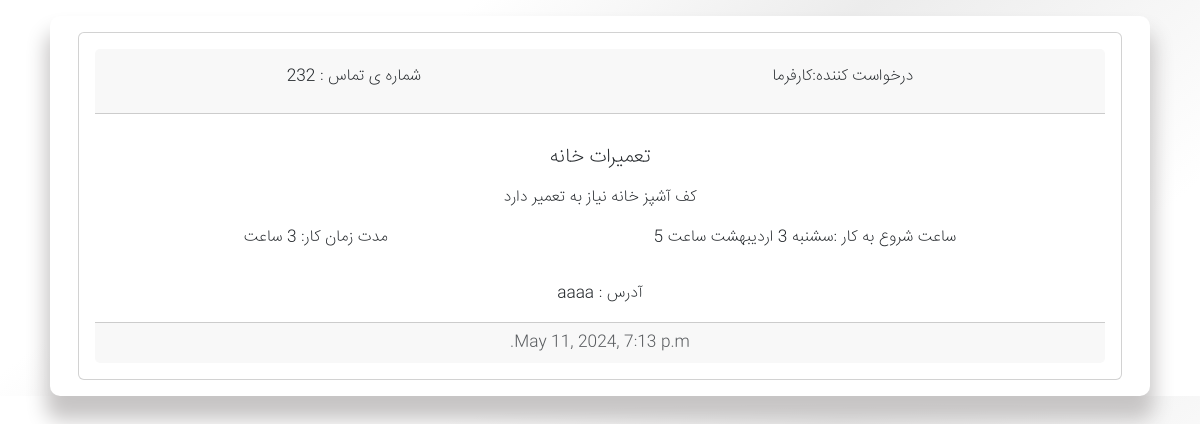
/user/servicer/service-submit/ (signed in), run on the app's committed database.
### user_request_module/models.py (models this page shows)
class Service(models.Model):
    serviceid = models.IntegerField(auto_created=True, null=True)
    servicer = models.ForeignKey(Servicer, blank=True, on_delete=models.SET_NULL, null=True)
    user = models.ForeignKey(User, on_delete=models.CASCADE)
    type = models.CharField(max_length=500, verbose_name='نوع خدمات')
    gender = models.CharField(max_length=100, verbose_name='جنسیت خدمات دهنده', blank=True)
    description = models.TextField(db_index=True, verbose_name='توضیحات')
    price = models.IntegerField(verbose_name='هزینه', blank=True, null=True)
    service_date = models.CharField(max_length=100, verbose_name='تاریخ انجام پروژه')
    service_time = models.IntegerField(verbose_name='ساعت خدمت')
    created_at = models.DateTimeField(auto_now_add=True, verbose_name='ساعت خدمت')
    is_submit = models.BooleanField(default=False, verbose_name='قبول شده / نشده')

### account_module/models.py (models this page shows, shortened)
class User(AbstractUser):
    avatar = models.ImageField(max_length=20, verbose_name='تصویر پروفایل', null=True, blank=True)
    fullname = models.CharField(max_length=100, verbose_name='نام و نام خانوادگی')
    city = models.CharField(max_length=100, verbose_name='استان و شهر', null=True, blank=True)
    email_active_code = models.CharField(max_length=100, verbose_name='کد فعالسازی ایمیل')
    address = models.TextField(null=True, blank=True, verbose_name='آدرس')
    national_number = models.IntegerField(null=True, blank=True, verbose_name='شماره ملی')
    mobile_number = models.IntegerField(null=True, blank=True, verbose_name='شماره موبایل')
    birth_date = models.CharField(max_length=40, null=True, blank=True, verbose_name='تاریخ تولد')
    is_servicer = models.BooleanField(verbose_name='خدمات دهنده', default=False)
    class Meta:
        verbose_name = 'کاربر'
        verbose_name_plural = 'کاربران'

### user_panel_module/views.py (the view)
# urls.py: path('servicer/service-submit/', views.UserServiceSubmit.as_view(), name='user_service_submit'),
class UserServiceSubmit(View):
    def get(self, request):
        current_servicer = Servicer.objects.filter(user=request.user).first()
        context = Service.objects.filter(servicer=current_servicer).get()
        context = {
            'context': context
        }
        return render(request, 'servicer/user_service_submit.html', context)

### user_panel_module/templates/servicer/user_service_submit.html (shortened to what this page needs)
{% extends 'shared/_layout.html' %}
{% load render_partial %}
{% block main %}
    <main>
         <div class="container mt-3">
                <div class="row mx-2">
                    <div class="col panel-main">
                          <div class="card text-center p-3 m-3">
                <div class="card-header">
                    <div class="d-md-flex justify-content-around mt-2">
                        <p class="card-text">درخواست کننده:{{ context.user.fullname }}</p>
                        <p class="card-text"> شماره ی تماس : {{ context.user.mobile_number }}</p>
                    </div>
                </div>
                <div class="card-body">
                    <h5 class="card-title my-3">{{ context.type }}</h5>
                    <p class="card-text">{{ context.description }}
                    </p>
                    <div class="d-md-flex justify-content-around my-3">
                        <p class="card-text">ساعت شروع به کار :{{ context.service_date }}</p>
                        <p class="card-text">مدت زمان کار: {{ context.service_time }} ساعت</p>
                    </div>
                    <p class="card-text">آدرس : {{ context.user.address }}</p>
                </div>
                <div class="card-footer text-muted">
                    {{ context.created_at }}
                </div>
            </div>
                    </div>
                </div>
         </div>
    </main>
{% endblock %}

### static/css/style.css (style rules this page uses)
* { margin: 0; padding: 0; font-family: 'IRANSans', sans-serif; box-sizing: border-box; direction: rtl; }
html { scroll-behavior: smooth; }
body { overflow-x:hidden; font-size: 16px; background: rgb(255,255,255); background: linear-gradient(142deg, rgba(255,255,255,1) 28%, rgba(236,236,236,1) 51%, rgba(255,255,255,1) 84%); }
.panel-main { background-color: white; border-radius: 10px; height: fit-content; box-shadow: 0 20px 20px .25rem #c7c5c5; }

### data on the page
Service: user.fullname "کارفرما", user.mobile_number "232", type "تعمیرات خانه", description "کف آشپز خانه نیاز به تعمیر دارد", service_date "سشنبه 3 اردیبهشت ساعت 5", user.address "aaaa", created_at "May 11, 2024, 7:13 p.m."
